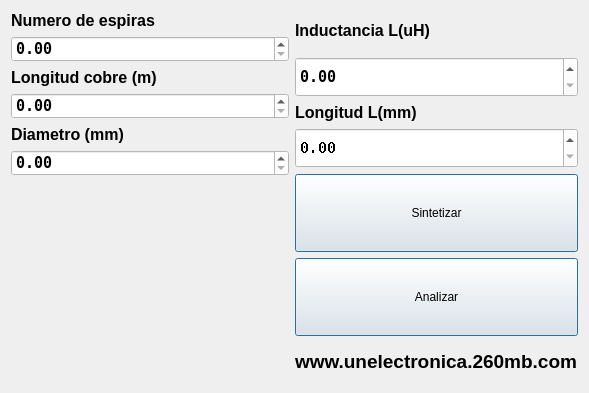
<?xml version="1.0" encoding="UTF-8"?>
<ui version="4.0">
 <class>bobina</class>
 <widget class="QMainWindow" name="bobina">
  <property name="geometry">
   <rect>
    <x>0</x>
    <y>0</y>
    <width>589</width>
    <height>305</height>
   </rect>
  </property>
  <property name="windowTitle">
   <string>bobina</string>
  </property>
  <property name="styleSheet">
   <string notr="true"/>
  </property>
  <widget class="QWidget" name="centralWidget">
   <layout class="QHBoxLayout" name="horizontalLayout_2">
    <item>
     <layout class="QHBoxLayout" name="horizontalLayout">
      <item>
       <layout class="QVBoxLayout" name="verticalLayout_2">
        <item>
         <widget class="QLabel" name="label_4">
          <property name="maximumSize">
           <size>
            <width>16777215</width>
            <height>40</height>
           </size>
          </property>
          <property name="text">
           <string>&lt;!DOCTYPE HTML PUBLIC &quot;-//W3C//DTD HTML 4.0//EN&quot; &quot;http://www.w3.org/TR/REC-html40/strict.dtd&quot;&gt;
&lt;html&gt;&lt;head&gt;&lt;meta name=&quot;qrichtext&quot; content=&quot;1&quot; /&gt;&lt;style type=&quot;text/css&quot;&gt;
p, li { white-space: pre-wrap; }
&lt;/style&gt;&lt;/head&gt;&lt;body style=&quot; font-family:'Ubuntu'; font-size:11pt; font-weight:400; font-style:normal;&quot;&gt;
&lt;table style=&quot;-qt-table-type: root; margin-top:4px; margin-bottom:4px; margin-left:4px; margin-right:4px;&quot;&gt;
&lt;tr&gt;
&lt;td style=&quot;border: none;&quot;&gt;
&lt;p style=&quot; margin-top:0px; margin-bottom:0px; margin-left:0px; margin-right:0px; -qt-block-indent:0; text-indent:0px;&quot;&gt;&lt;span style=&quot; font-family:'Sans'; font-size:12pt; font-weight:600; color:#000000;&quot;&gt;Numero de espiras&lt;/span&gt;&lt;/p&gt;&lt;/td&gt;&lt;/tr&gt;&lt;/table&gt;&lt;/body&gt;&lt;/html&gt;</string>
          </property>
         </widget>
        </item>
        <item>
         <widget class="QDoubleSpinBox" name="N_espiras">
          <property name="enabled">
           <bool>true</bool>
          </property>
          <property name="sizePolicy">
           <sizepolicy hsizetype="Minimum" vsizetype="Expanding">
            <horstretch>0</horstretch>
            <verstretch>0</verstretch>
           </sizepolicy>
          </property>
          <property name="maximumSize">
           <size>
            <width>16777215</width>
            <height>40</height>
           </size>
          </property>
          <property name="font">
           <font>
            <family>Andale Mono</family>
            <pointsize>11</pointsize>
            <weight>75</weight>
            <bold>true</bold>
           </font>
          </property>
          <property name="styleSheet">
           <string notr="true">background-color: rgb(255, 255, 255);</string>
          </property>
          <property name="readOnly">
           <bool>false</bool>
          </property>
          <property name="minimum">
           <double>0.000000000000000</double>
          </property>
          <property name="maximum">
           <double>50000.000000000000000</double>
          </property>
         </widget>
        </item>
        <item>
         <widget class="QLabel" name="label_6">
          <property name="maximumSize">
           <size>
            <width>16777215</width>
            <height>40</height>
           </size>
          </property>
          <property name="text">
           <string>&lt;!DOCTYPE HTML PUBLIC &quot;-//W3C//DTD HTML 4.0//EN&quot; &quot;http://www.w3.org/TR/REC-html40/strict.dtd&quot;&gt;
&lt;html&gt;&lt;head&gt;&lt;meta name=&quot;qrichtext&quot; content=&quot;1&quot; /&gt;&lt;style type=&quot;text/css&quot;&gt;
p, li { white-space: pre-wrap; }
&lt;/style&gt;&lt;/head&gt;&lt;body style=&quot; font-family:'Ubuntu'; font-size:11pt; font-weight:400; font-style:normal;&quot;&gt;
&lt;table border=&quot;0&quot; style=&quot;-qt-table-type: root; margin-top:4px; margin-bottom:4px; margin-left:4px; margin-right:4px;&quot;&gt;
&lt;tr&gt;
&lt;td style=&quot;border: none;&quot;&gt;
&lt;p style=&quot; margin-top:0px; margin-bottom:0px; margin-left:0px; margin-right:0px; -qt-block-indent:0; text-indent:0px;&quot;&gt;&lt;span style=&quot; font-family:'Sans'; font-size:12pt; font-weight:600; color:#000000;&quot;&gt;Longitud cobre (m)&lt;/span&gt;&lt;/p&gt;&lt;/td&gt;&lt;/tr&gt;&lt;/table&gt;&lt;/body&gt;&lt;/html&gt;</string>
          </property>
         </widget>
        </item>
        <item>
         <widget class="QDoubleSpinBox" name="Longitud_cobre">
          <property name="enabled">
           <bool>true</bool>
          </property>
          <property name="sizePolicy">
           <sizepolicy hsizetype="Minimum" vsizetype="Expanding">
            <horstretch>0</horstretch>
            <verstretch>0</verstretch>
           </sizepolicy>
          </property>
          <property name="maximumSize">
           <size>
            <width>16777215</width>
            <height>40</height>
           </size>
          </property>
          <property name="font">
           <font>
            <family>Andale Mono</family>
            <pointsize>11</pointsize>
            <weight>75</weight>
            <bold>true</bold>
           </font>
          </property>
          <property name="styleSheet">
           <string notr="true">background-color: rgb(255, 255, 255);</string>
          </property>
          <property name="readOnly">
           <bool>false</bool>
          </property>
          <property name="minimum">
           <double>0.000000000000000</double>
          </property>
          <property name="maximum">
           <double>50000.000000000000000</double>
          </property>
         </widget>
        </item>
        <item>
         <widget class="QLabel" name="label_2">
          <property name="sizePolicy">
           <sizepolicy hsizetype="Expanding" vsizetype="Expanding">
            <horstretch>0</horstretch>
            <verstretch>0</verstretch>
           </sizepolicy>
          </property>
          <property name="maximumSize">
           <size>
            <width>16777215</width>
            <height>40</height>
           </size>
          </property>
          <property name="font">
           <font>
            <weight>75</weight>
            <bold>true</bold>
           </font>
          </property>
          <property name="text">
           <string>&lt;!DOCTYPE HTML PUBLIC &quot;-//W3C//DTD HTML 4.0//EN&quot; &quot;http://www.w3.org/TR/REC-html40/strict.dtd&quot;&gt;
&lt;html&gt;&lt;head&gt;&lt;meta name=&quot;qrichtext&quot; content=&quot;1&quot; /&gt;&lt;style type=&quot;text/css&quot;&gt;
p, li { white-space: pre-wrap; }
&lt;/style&gt;&lt;/head&gt;&lt;body style=&quot; font-family:'Ubuntu'; font-size:11pt; font-weight:600; font-style:normal;&quot;&gt;
&lt;table style=&quot;-qt-table-type: root; margin-top:4px; margin-bottom:4px; margin-left:4px; margin-right:4px;&quot;&gt;
&lt;tr&gt;
&lt;td style=&quot;border: none;&quot;&gt;
&lt;p style=&quot; margin-top:0px; margin-bottom:0px; margin-left:0px; margin-right:0px; -qt-block-indent:0; text-indent:0px;&quot;&gt;&lt;span style=&quot; font-family:'Sans'; font-size:12pt; color:#000000;&quot;&gt;Diametro (mm)&lt;/span&gt;&lt;/p&gt;&lt;/td&gt;&lt;/tr&gt;&lt;/table&gt;&lt;/body&gt;&lt;/html&gt;</string>
          </property>
         </widget>
        </item>
        <item>
         <widget class="QDoubleSpinBox" name="diametro">
          <property name="sizePolicy">
           <sizepolicy hsizetype="Expanding" vsizetype="Expanding">
            <horstretch>0</horstretch>
            <verstretch>0</verstretch>
           </sizepolicy>
          </property>
          <property name="maximumSize">
           <size>
            <width>16777215</width>
            <height>40</height>
           </size>
          </property>
          <property name="palette">
           <palette>
            <active>
             <colorrole role="Button">
              <brush brushstyle="SolidPattern">
               <color alpha="255">
                <red>255</red>
                <green>255</green>
                <blue>255</blue>
               </color>
              </brush>
             </colorrole>
             <colorrole role="Base">
              <brush brushstyle="SolidPattern">
               <color alpha="255">
                <red>255</red>
                <green>255</green>
                <blue>255</blue>
               </color>
              </brush>
             </colorrole>
             <colorrole role="Window">
              <brush brushstyle="SolidPattern">
               <color alpha="255">
                <red>255</red>
                <green>255</green>
                <blue>255</blue>
               </color>
              </brush>
             </colorrole>
            </active>
            <inactive>
             <colorrole role="Button">
              <brush brushstyle="SolidPattern">
               <color alpha="255">
                <red>255</red>
                <green>255</green>
                <blue>255</blue>
               </color>
              </brush>
             </colorrole>
             <colorrole role="Base">
              <brush brushstyle="SolidPattern">
               <color alpha="255">
                <red>255</red>
                <green>255</green>
                <blue>255</blue>
               </color>
              </brush>
             </colorrole>
             <colorrole role="Window">
              <brush brushstyle="SolidPattern">
               <color alpha="255">
                <red>255</red>
                <green>255</green>
                <blue>255</blue>
               </color>
              </brush>
             </colorrole>
            </inactive>
            <disabled>
             <colorrole role="Button">
              <brush brushstyle="SolidPattern">
               <color alpha="255">
                <red>255</red>
                <green>255</green>
                <blue>255</blue>
               </color>
              </brush>
             </colorrole>
             <colorrole role="Base">
              <brush brushstyle="SolidPattern">
               <color alpha="255">
                <red>255</red>
                <green>255</green>
                <blue>255</blue>
               </color>
              </brush>
             </colorrole>
             <colorrole role="Window">
              <brush brushstyle="SolidPattern">
               <color alpha="255">
                <red>255</red>
                <green>255</green>
                <blue>255</blue>
               </color>
              </brush>
             </colorrole>
            </disabled>
           </palette>
          </property>
          <property name="font">
           <font>
            <family>Andale Mono</family>
            <pointsize>11</pointsize>
            <weight>75</weight>
            <bold>true</bold>
           </font>
          </property>
          <property name="styleSheet">
           <string notr="true">background-color: rgb(255, 255, 255);</string>
          </property>
          <property name="maximum">
           <double>1000.000000000000000</double>
          </property>
         </widget>
        </item>
        <item>
         <widget class="QLabel" name="label_5">
          <property name="sizePolicy">
           <sizepolicy hsizetype="Expanding" vsizetype="Expanding">
            <horstretch>0</horstretch>
            <verstretch>0</verstretch>
           </sizepolicy>
          </property>
          <property name="minimumSize">
           <size>
            <width>231</width>
            <height>200</height>
           </size>
          </property>
          <property name="maximumSize">
           <size>
            <width>16777215</width>
            <height>16777215</height>
           </size>
          </property>
          <property name="styleSheet">
           <string notr="true"/>
          </property>
          <property name="text">
           <string/>
          </property>
          <property name="pixmap">
           <pixmap resource="imagenes.qrc">:/new/prefix1/bobinadatos.png</pixmap>
          </property>
          <property name="scaledContents">
           <bool>true</bool>
          </property>
         </widget>
        </item>
       </layout>
      </item>
      <item>
       <layout class="QVBoxLayout" name="verticalLayout_3">
        <item>
         <widget class="QLabel" name="label">
          <property name="sizePolicy">
           <sizepolicy hsizetype="Expanding" vsizetype="Expanding">
            <horstretch>0</horstretch>
            <verstretch>0</verstretch>
           </sizepolicy>
          </property>
          <property name="maximumSize">
           <size>
            <width>16777215</width>
            <height>40</height>
           </size>
          </property>
          <property name="text">
           <string>&lt;!DOCTYPE HTML PUBLIC &quot;-//W3C//DTD HTML 4.0//EN&quot; &quot;http://www.w3.org/TR/REC-html40/strict.dtd&quot;&gt;
&lt;html&gt;&lt;head&gt;&lt;meta name=&quot;qrichtext&quot; content=&quot;1&quot; /&gt;&lt;style type=&quot;text/css&quot;&gt;
p, li { white-space: pre-wrap; }
&lt;/style&gt;&lt;/head&gt;&lt;body style=&quot; font-family:'Ubuntu'; font-size:11pt; font-weight:400; font-style:normal;&quot;&gt;
&lt;table style=&quot;-qt-table-type: root; margin-top:4px; margin-bottom:4px; margin-left:4px; margin-right:4px;&quot;&gt;
&lt;tr&gt;
&lt;td style=&quot;border: none;&quot;&gt;
&lt;p style=&quot; margin-top:0px; margin-bottom:0px; margin-left:0px; margin-right:0px; -qt-block-indent:0; text-indent:0px;&quot;&gt;&lt;span style=&quot; font-family:'Sans'; font-size:12pt; font-weight:600; color:#000000;&quot;&gt;Inductancia L(uH)&lt;/span&gt;&lt;/p&gt;&lt;/td&gt;&lt;/tr&gt;&lt;/table&gt;&lt;/body&gt;&lt;/html&gt;</string>
          </property>
         </widget>
        </item>
        <item>
         <widget class="QDoubleSpinBox" name="L">
          <property name="sizePolicy">
           <sizepolicy hsizetype="Expanding" vsizetype="Expanding">
            <horstretch>0</horstretch>
            <verstretch>0</verstretch>
           </sizepolicy>
          </property>
          <property name="maximumSize">
           <size>
            <width>16777215</width>
            <height>40</height>
           </size>
          </property>
          <property name="palette">
           <palette>
            <active>
             <colorrole role="Button">
              <brush brushstyle="SolidPattern">
               <color alpha="255">
                <red>255</red>
                <green>255</green>
                <blue>255</blue>
               </color>
              </brush>
             </colorrole>
             <colorrole role="Base">
              <brush brushstyle="SolidPattern">
               <color alpha="255">
                <red>255</red>
                <green>255</green>
                <blue>255</blue>
               </color>
              </brush>
             </colorrole>
             <colorrole role="Window">
              <brush brushstyle="SolidPattern">
               <color alpha="255">
                <red>255</red>
                <green>255</green>
                <blue>255</blue>
               </color>
              </brush>
             </colorrole>
            </active>
            <inactive>
             <colorrole role="Button">
              <brush brushstyle="SolidPattern">
               <color alpha="255">
                <red>255</red>
                <green>255</green>
                <blue>255</blue>
               </color>
              </brush>
             </colorrole>
             <colorrole role="Base">
              <brush brushstyle="SolidPattern">
               <color alpha="255">
                <red>255</red>
                <green>255</green>
                <blue>255</blue>
               </color>
              </brush>
             </colorrole>
             <colorrole role="Window">
              <brush brushstyle="SolidPattern">
               <color alpha="255">
                <red>255</red>
                <green>255</green>
                <blue>255</blue>
               </color>
              </brush>
             </colorrole>
            </inactive>
            <disabled>
             <colorrole role="Button">
              <brush brushstyle="SolidPattern">
               <color alpha="255">
                <red>255</red>
                <green>255</green>
                <blue>255</blue>
               </color>
              </brush>
             </colorrole>
             <colorrole role="Base">
              <brush brushstyle="SolidPattern">
               <color alpha="255">
                <red>255</red>
                <green>255</green>
                <blue>255</blue>
               </color>
              </brush>
             </colorrole>
             <colorrole role="Window">
              <brush brushstyle="SolidPattern">
               <color alpha="255">
                <red>255</red>
                <green>255</green>
                <blue>255</blue>
               </color>
              </brush>
             </colorrole>
            </disabled>
           </palette>
          </property>
          <property name="font">
           <font>
            <family>Andale Mono</family>
            <pointsize>11</pointsize>
            <weight>75</weight>
            <bold>true</bold>
           </font>
          </property>
          <property name="styleSheet">
           <string notr="true">background-color: rgb(255, 255, 255);</string>
          </property>
          <property name="maximum">
           <double>100000.000000000000000</double>
          </property>
         </widget>
        </item>
        <item>
         <widget class="QLabel" name="label_3">
          <property name="maximumSize">
           <size>
            <width>16777215</width>
            <height>40</height>
           </size>
          </property>
          <property name="text">
           <string>&lt;!DOCTYPE HTML PUBLIC &quot;-//W3C//DTD HTML 4.0//EN&quot; &quot;http://www.w3.org/TR/REC-html40/strict.dtd&quot;&gt;
&lt;html&gt;&lt;head&gt;&lt;meta name=&quot;qrichtext&quot; content=&quot;1&quot; /&gt;&lt;style type=&quot;text/css&quot;&gt;
p, li { white-space: pre-wrap; }
&lt;/style&gt;&lt;/head&gt;&lt;body style=&quot; font-family:'Ubuntu'; font-size:11pt; font-weight:400; font-style:normal;&quot;&gt;
&lt;table style=&quot;-qt-table-type: root; margin-top:4px; margin-bottom:4px; margin-left:4px; margin-right:4px;&quot;&gt;
&lt;tr&gt;
&lt;td style=&quot;border: none;&quot;&gt;
&lt;p style=&quot; margin-top:0px; margin-bottom:0px; margin-left:0px; margin-right:0px; -qt-block-indent:0; text-indent:0px;&quot;&gt;&lt;span style=&quot; font-family:'Sans'; font-size:12pt; font-weight:600; color:#000000;&quot;&gt;Longitud L(mm)&lt;/span&gt;&lt;/p&gt;&lt;/td&gt;&lt;/tr&gt;&lt;/table&gt;&lt;/body&gt;&lt;/html&gt;</string>
          </property>
         </widget>
        </item>
        <item>
         <widget class="QDoubleSpinBox" name="largo">
          <property name="sizePolicy">
           <sizepolicy hsizetype="Expanding" vsizetype="Expanding">
            <horstretch>0</horstretch>
            <verstretch>0</verstretch>
           </sizepolicy>
          </property>
          <property name="maximumSize">
           <size>
            <width>16777215</width>
            <height>40</height>
           </size>
          </property>
          <property name="font">
           <font>
            <family>Andale Mono</family>
            <pointsize>11</pointsize>
            <weight>75</weight>
            <bold>true</bold>
            <stylestrategy>NoAntialias</stylestrategy>
           </font>
          </property>
          <property name="styleSheet">
           <string notr="true">background-color: rgb(255, 255, 255);</string>
          </property>
          <property name="maximum">
           <double>10000.000000000000000</double>
          </property>
         </widget>
        </item>
        <item>
         <widget class="QPushButton" name="calcular">
          <property name="sizePolicy">
           <sizepolicy hsizetype="Expanding" vsizetype="Expanding">
            <horstretch>0</horstretch>
            <verstretch>0</verstretch>
           </sizepolicy>
          </property>
          <property name="styleSheet">
           <string notr="true"/>
          </property>
          <property name="text">
           <string>Sintetizar</string>
          </property>
          <property name="checkable">
           <bool>false</bool>
          </property>
          <property name="default">
           <bool>true</bool>
          </property>
         </widget>
        </item>
        <item>
         <widget class="QPushButton" name="calcular_2">
          <property name="sizePolicy">
           <sizepolicy hsizetype="Expanding" vsizetype="Expanding">
            <horstretch>0</horstretch>
            <verstretch>0</verstretch>
           </sizepolicy>
          </property>
          <property name="text">
           <string>Analizar</string>
          </property>
          <property name="default">
           <bool>true</bool>
          </property>
         </widget>
        </item>
        <item>
         <widget class="QLabel" name="label_11">
          <property name="sizePolicy">
           <sizepolicy hsizetype="Expanding" vsizetype="Expanding">
            <horstretch>0</horstretch>
            <verstretch>0</verstretch>
           </sizepolicy>
          </property>
          <property name="maximumSize">
           <size>
            <width>16777215</width>
            <height>40</height>
           </size>
          </property>
          <property name="font">
           <font>
            <weight>75</weight>
            <bold>true</bold>
           </font>
          </property>
          <property name="text">
           <string>&lt;!DOCTYPE HTML PUBLIC &quot;-//W3C//DTD HTML 4.0//EN&quot; &quot;http://www.w3.org/TR/REC-html40/strict.dtd&quot;&gt;
&lt;html&gt;&lt;head&gt;&lt;meta name=&quot;qrichtext&quot; content=&quot;1&quot; /&gt;&lt;style type=&quot;text/css&quot;&gt;
p, li { white-space: pre-wrap; }
&lt;/style&gt;&lt;/head&gt;&lt;body style=&quot; font-family:'Ubuntu'; font-size:11pt; font-weight:600; font-style:normal;&quot;&gt;
&lt;table style=&quot;-qt-table-type: root; margin-top:4px; margin-bottom:4px; margin-left:4px; margin-right:4px;&quot;&gt;
&lt;tr&gt;
&lt;td style=&quot;border: none;&quot;&gt;
&lt;p style=&quot; margin-top:0px; margin-bottom:0px; margin-left:0px; margin-right:0px; -qt-block-indent:0; text-indent:0px;&quot;&gt;&lt;span style=&quot; font-family:'Sans'; font-size:14pt; color:#000000;&quot;&gt;www.unelectronica.260mb.com&lt;/span&gt;&lt;/p&gt;&lt;/td&gt;&lt;/tr&gt;&lt;/table&gt;&lt;/body&gt;&lt;/html&gt;</string>
          </property>
         </widget>
        </item>
       </layout>
      </item>
     </layout>
    </item>
   </layout>
  </widget>
 </widget>
 <layoutdefault spacing="6" margin="11"/>
 <resources>
  <include location="imagenes.qrc"/>
 </resources>
 <connections/>
</ui>
